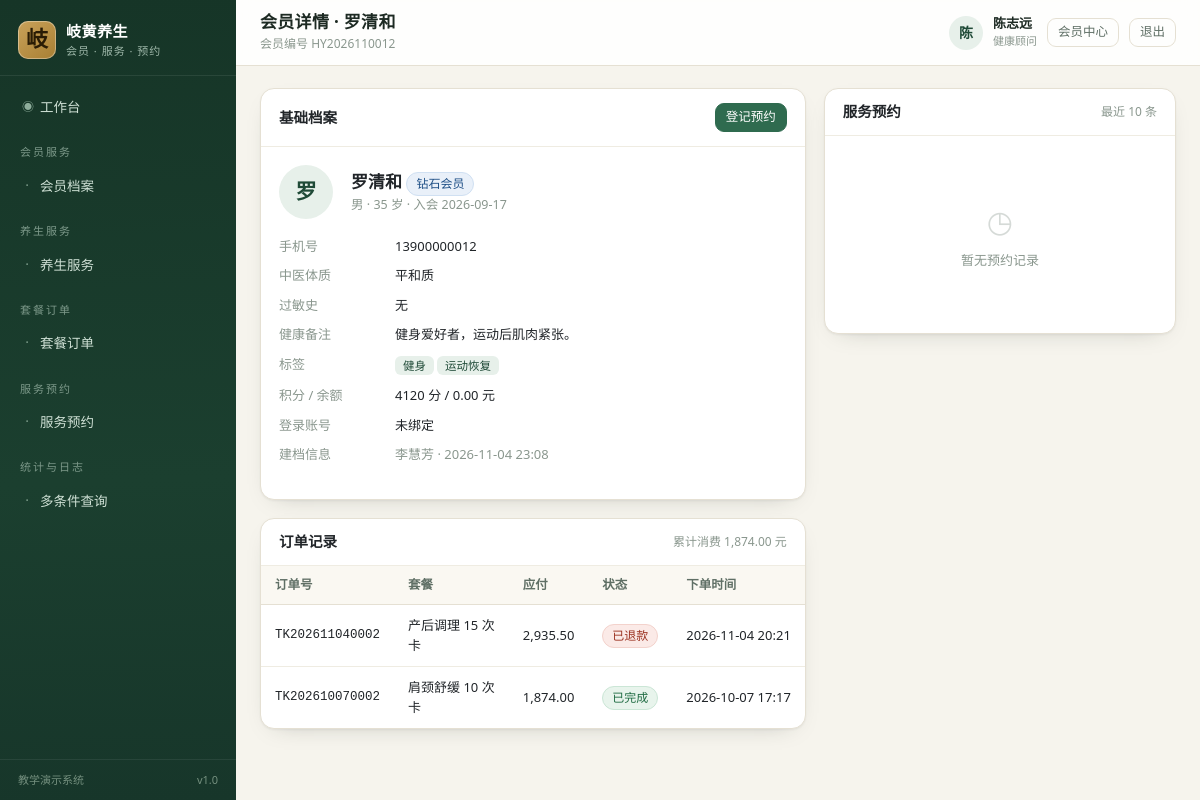
The page /accounts/members/24/ (signed in) on the database its author committed.
### core/models.py (models this page shows, shortened)
class Menu(models.Model):
    GROUP_CHOICES = [
        ("member", "会员服务"),
        ("service", "养生服务"),
        ("order", "套餐订单"),
        ("appointment", "服务预约"),
        ("report", "统计与日志"),
        ("system", "系统管理"),
    ]
    code = models.CharField("菜单编码", max_length=50, unique=True)
    name = models.CharField("菜单名称", max_length=50)
    url_name = models.CharField("路由名称", max_length=80)
    perm_codename = models.CharField("所需权限", max_length=100, blank=True,
                                     help_text="如 services.view_healthservice，留空表示登录即可访问")
    icon = models.CharField("图标", max_length=40, default="bi-circle")
    role_scope = models.CharField(
        "适用角色", max_length=120, blank=True,
        help_text="逗号分隔的角色编码（如 member,therapist），留空表示全部角色",
    )
    group = models.CharField("分组", max_length=20, choices=GROUP_CHOICES, default="service")
    sort_order = models.IntegerField("排序", default=0)
    is_active = models.BooleanField("启用", default=True)
    class Meta:
        verbose_name = "系统菜单"
        verbose_name_plural = "系统菜单"
        ordering = ["group", "sort_order", "id"]

### accounts/models.py (models this page shows, shortened)
class Member(models.Model):
    LEVEL_CHOICES = [
        ("bronze", "普通会员"),
        ("silver", "银卡会员"),
        ("gold", "金卡会员"),
        ("diamond", "钻石会员"),
    ]
    LEVEL_DISCOUNT = {"bronze": 1.00, "silver": 0.95, "gold": 0.90, "diamond": 0.85}
    GENDER_CHOICES = [("M", "男"), ("F", "女"), ("U", "未知")]
    member_no = models.CharField("会员编号", max_length=20, unique=True, db_index=True)
    user = models.OneToOneField(
        "accounts.User", verbose_name="登录账号", on_delete=models.SET_NULL,
        null=True, blank=True, related_name="member_profile",
    )
    name = models.CharField("会员姓名", max_length=30)
    gender = models.CharField("性别", max_length=1, choices=GENDER_CHOICES, default="U")
    birthday = models.DateField("出生日期", null=True, blank=True)
    phone = models.CharField("手机号", max_length=20, unique=True)
    level = models.CharField("会员等级", max_length=20, choices=LEVEL_CHOICES, default="bronze")
    points = models.IntegerField("积分", default=0)
    balance = models.DecimalField("账户余额", max_digits=10, decimal_places=2, default=0)
    constitution = models.CharField("中医体质", max_length=30, blank=True,
                                    help_text="如 平和质、气虚质、阳虚质、痰湿质等")
    health_notes = models.TextField("健康备注", blank=True)
    allergy = models.CharField("过敏史", max_length=120, blank=True)
    tags = models.CharField("标签", max_length=120, blank=True, help_text="逗号分隔，如 肩颈不适,睡眠差")
    join_date = models.DateField("入会日期", default=local_today)
    is_active = models.BooleanField("有效", default=True)
    remark = models.TextField("其他说明", blank=True)
    created_by = models.ForeignKey(
        "accounts.User", verbose_name="建档人", on_delete=models.SET_NULL,
        null=True, blank=True, related_name="created_members",
    )
    created_at = models.DateTimeField("创建时间", auto_now_add=True)
    updated_at = models.DateTimeField("更新时间", auto_now=True)
    class Meta:
        verbose_name = "会员档案"
        verbose_name_plural = "会员档案"
        ordering = ["-created_at"]
        indexes = [models.Index(fields=["level", "is_active"])]
    @property
    def age(self):
        if not self.birthday:
            return None
        today = local_today()
        return today.year - self.birthday.year - (
            (today.month, today.day) < (self.birthday.month, self.birthday.day)
        )
    @property
    def tag_list(self):
        return [t.strip() for t in self.tags.split(",") if t.strip()]

class User(AbstractUser):
    ROLE_CHOICES = [
        ("admin", "系统管理员"),
        ("service_manager", "服务主管"),
        ("order_clerk", "订单专员"),
        ("therapist", "健康顾问"),
        ("reporter", "报表专员"),
        ("member", "会员"),
    ]
    ROLE_GROUP_MAP = {
        "admin": "系统管理员",
        "service_manager": "服务主管",
        "order_clerk": "订单专员",
        "therapist": "健康顾问",
        "reporter": "报表专员",
        "member": "会员",
    }
    role = models.CharField("角色", max_length=30, choices=ROLE_CHOICES, default="member")
    display_name = models.CharField("姓名", max_length=30, blank=True)
    phone = models.CharField("联系电话", max_length=20, blank=True)
    last_login_ip = models.CharField("最近登录IP", max_length=45, blank=True)
    class Meta:
        verbose_name = "系统用户"
        verbose_name_plural = "系统用户"
        ordering = ["-date_joined"]
    @property
    def is_member(self):
        return self.role == "member"

### orders/models.py (models this page shows, shortened)
class Order(models.Model):
    STATUS_CHOICES = [
        ("pending", "待付款"),
        ("paid", "已付款"),
        ("servicing", "服务中"),
        ("completed", "已完成"),
        ("cancelled", "已取消"),
        ("refunded", "已退款"),
    ]
    STATUS_FLOW = {
        "pending": ["paid", "cancelled"],
        "paid": ["servicing", "refunded"],
        "servicing": ["completed", "refunded"],
        "completed": [],
        "cancelled": [],
        "refunded": [],
    }
    order_no = models.CharField("订单号", max_length=24, unique=True, db_index=True)
    member = models.ForeignKey("accounts.Member", verbose_name="会员", on_delete=models.PROTECT,
                               related_name="orders")
    package = models.ForeignKey(Package, verbose_name="套餐", on_delete=models.PROTECT, related_name="orders")
    quantity = models.IntegerField("购买数量", default=1)
    unit_price = models.DecimalField("单价(元)", max_digits=10, decimal_places=2, default=0)
    total_amount = models.DecimalField("明细合计(元)", max_digits=12, decimal_places=2, default=0)
    discount_amount = models.DecimalField("优惠金额(元)", max_digits=10, decimal_places=2, default=0)
    pay_amount = models.DecimalField("应付金额(元)", max_digits=12, decimal_places=2, default=0)
    status = models.CharField("订单状态", max_length=20, choices=STATUS_CHOICES, default="pending")
    salesperson = models.ForeignKey("accounts.User", verbose_name="销售顾问", on_delete=models.SET_NULL,
                                    null=True, blank=True, related_name="orders")
    remark = models.TextField("订单备注", blank=True)
    cancel_reason = models.CharField("取消/退款原因", max_length=200, blank=True)
    created_at = models.DateTimeField("下单时间", auto_now_add=True)
    updated_at = models.DateTimeField("更新时间", auto_now=True)
    paid_at = models.DateTimeField("付款时间", null=True, blank=True)
    completed_at = models.DateTimeField("完成时间", null=True, blank=True)
    class Meta:
        verbose_name = "套餐订单"
        verbose_name_plural = "套餐订单"
        ordering = ["-created_at"]
        permissions = [
            ("export_order", "导出套餐订单数据"),
            ("change_order_status", "变更订单状态"),
        ]
        indexes = [models.Index(fields=["status", "created_at"])]

class Package(models.Model):
    STATUS_CHOICES = [("on", "在售"), ("off", "停售")]
    code = models.CharField("套餐编码", max_length=20, unique=True)
    name = models.CharField("套餐名称", max_length=60)
    description = models.TextField("套餐说明", blank=True)
    price = models.DecimalField("套餐原价(元)", max_digits=10, decimal_places=2, default=0)
    member_price = models.DecimalField("会员价(元)", max_digits=10, decimal_places=2, default=0)
    valid_days = models.IntegerField("有效期(天)", default=365)
    status = models.CharField("状态", max_length=10, choices=STATUS_CHOICES, default="on")
    is_recommended = models.BooleanField("推荐套餐", default=False)
    created_at = models.DateTimeField("创建时间", auto_now_add=True)
    class Meta:
        verbose_name = "养生套餐"
        verbose_name_plural = "养生套餐"
        ordering = ["-is_recommended", "id"]

### accounts/views.py (the view)
# urls.py: path("members/<int:pk>/", views.MemberDetailView.as_view(), name="member_detail"),
class MemberDetailView(PermRequiredMixin, DetailView):
    model = Member
    template_name = "accounts/member_detail.html"
    permission_required = "accounts.view_member"
    context_object_name = "member"
    def get_context_data(self, **kwargs):
        ctx = super().get_context_data(**kwargs)
        ctx["orders"] = self.object.orders.select_related("package").order_by("-created_at")[:10]
        ctx["appointments"] = (
            self.object.appointments.select_related("service", "therapist").order_by("-appoint_date")[:10]
        )
        ctx["total_paid"] = sum(o.pay_amount for o in self.object.orders.filter(
            status__in=["paid", "servicing", "completed"]))
        return ctx

### core/context_processors.py (called while the page is built)
def navigation(request):
    user = getattr(request, "user", None)
    if user is None or not user.is_authenticated:
        return {"nav_groups": [], "nav_menus": []}
    role = getattr(user, "role", "")
    menus = []
    for menu in Menu.objects.filter(is_active=True):
        if menu.role_scope and role not in [r.strip() for r in menu.role_scope.split(",") if r.strip()]:
            continue
        if not menu.perm_codename or user.has_perm(menu.perm_codename):
            menus.append(menu)
    group_labels = dict(Menu.GROUP_CHOICES)
    groups = []
    for code, label in Menu.GROUP_CHOICES:
        items = [m for m in menus if m.group == code]
        if items:
            groups.append({"code": code, "label": group_labels.get(code, label), "items": items})
    return {"nav_groups": groups, "nav_menus": menus}

### core/templatetags/ui_tags.py (called while the page is built)
@register.filter
def badge(value):
    return BADGE_MAP.get(str(value), "secondary")

@register.filter
def money(value):
    try:
        return f"{float(value):,.2f}"
    except (TypeError, ValueError):
        return "0.00"

@register.simple_tag(takes_context=True)
def active_nav(context, url_name):
    request = context.get("request")
    if not request:
        return ""
    resolver = getattr(request, "resolver_match", None)
    if not resolver:
        return ""
    current = resolver.view_name or ""
    return "active" if current == url_name or current.startswith(url_name + "_") else ""

### core/timeutil.py (called while the page is built)
def local_today():
    now = timezone.now()
    if timezone.is_aware(now):
        return timezone.localtime(now).date()
    return now.date()

### templates/accounts/member_detail.html (shortened to what this page needs)
{% extends "base.html" %}
{% load ui_tags %}
{% block page_title %}会员详情 · {{ member.name }}{% endblock %}
{% block breadcrumb %}<div class="crumb">会员编号 {{ member.member_no }}</div>{% endblock %}
{% block content %}
<div class="detail-grid">
  <div>
    <div class="card">
      <div class="card-head">
        <h2>基础档案</h2>
        <div style="display:flex;gap:8px">
          {% if perms.appointments.add_appointment %}
            <a class="btn btn-sm btn-primary" href="{% url 'appointments:create' %}?member={{ member.pk }}">登记预约</a>
          {% endif %}
        </div>
      </div>
      <div class="card-body">
        <div style="display:flex;gap:18px;align-items:center;margin-bottom:18px;flex-wrap:wrap">
          <div class="avatar" style="width:54px;height:54px;font-size:21px">{{ member.name|slice:":1" }}</div>
          <div>
            <div style="font-size:17px;font-weight:650">
              {{ member.name }}
              <span class="badge-soft {{ member.level|badge }}">{{ member.get_level_display }}</span>
            </div>
            <div class="muted" style="font-size:12.5px">
              {{ member.get_gender_display }} · {% if member.age %}{{ member.age }} 岁{% else %}年龄未知{% endif %}
              · 入会 {{ member.join_date|date:"Y-m-d" }}
            </div>
          </div>
        </div>
        <dl class="dl">
          <dt>手机号</dt><dd class="num">{{ member.phone }}</dd>
          <dt>中医体质</dt><dd>{{ member.constitution|default:"未填写" }}</dd>
          <dt>过敏史</dt><dd>{{ member.allergy|default:"无" }}</dd>
          <dt>健康备注</dt><dd>{{ member.health_notes|default:"—"|linebreaksbr }}</dd>
          <dt>标签</dt>
          <dd>{% for t in member.tag_list %}<span class="tag">{{ t }}</span>{% empty %}—{% endfor %}</dd>
          <dt>积分 / 余额</dt><dd>{{ member.points }} 分 / {{ member.balance|money }} 元</dd>
          <dt>登录账号</dt><dd>{{ member.user.username|default:"未绑定" }}</dd>
          <dt>建档信息</dt>
          <dd class="muted">{{ member.created_by.display_name|default:"系统" }} · {{ member.created_at|date:"Y-m-d H:i" }}</dd>
        </dl>
      </div>
    </div>
    <div class="card">
      <div class="card-head"><h2>订单记录</h2><span class="sub">累计消费 {{ total_paid|money }} 元</span></div>
      <div class="card-body tight table-wrap">
        {% if orders %}
        <table class="data">
          <thead><tr><th>订单号</th><th>套餐</th><th>应付</th><th>状态</th><th>下单时间</th></tr></thead>
          <tbody>
            {% for o in orders %}
            <tr data-href="{% url 'orders:detail' o.pk %}">
              <td class="mono">{{ o.order_no }}</td>
              <td>{{ o.package.name }}</td>
              <td class="num">{{ o.pay_amount|money }}</td>
              <td><span class="badge-soft {{ o.status|badge }}">{{ o.get_status_display }}</span></td>
              <td class="nowrap">{{ o.created_at|date:"Y-m-d H:i" }}</td>
            </tr>
            {% endfor %}
          </tbody>
        </table>
        {% else %}
        <div class="empty"><span class="big">◇</span>暂无订单</div>
        {% endif %}
      </div>
    </div>
  </div>
  <div class="card">
    <div class="card-head"><h2>服务预约</h2><span class="sub">最近 10 条</span></div>
    <div class="card-body">
      {% if appointments %}
      <ul class="timeline">
        {% for a in appointments %}
        <li class="{% if forloop.first %}is-first{% endif %}">
          <div class="t-head">
            <a href="{% url 'appointments:detail' a.pk %}">{{ a.service.name }}</a>
            <span class="badge-soft {{ a.status|badge }}">{{ a.get_status_display }}</span>
          </div>
          <div class="t-time">{{ a.appoint_date|date:"Y-m-d" }} {{ a.appoint_time }}
            · {{ a.therapist.display_name|default:"未分配顾问" }}</div>
          {% if a.exception_note %}<div class="t-note">异常：{{ a.exception_note }}</div>{% endif %}
        </li>
        {% endfor %}
      </ul>
      {% else %}
      <div class="empty"><span class="big">◷</span>暂无预约记录</div>
      {% endif %}
    </div>
  </div>
</div>
{% endblock %}

### templates/base.html (shortened to what this page needs)
{% load static ui_tags %}<!DOCTYPE html>
<html lang="zh-CN">
<head>
  <link rel="stylesheet" href="{% static 'vendor/bootstrap.min.css' %}">
  <link rel="stylesheet" href="{% static 'css/app.css' %}">
</head>
<body>
<div class="layout">
  <aside class="sidebar" id="sidebar">
    <a class="brand" href="{% url 'dashboard' %}">
      <span class="brand-mark">岐</span>
      <span class="brand-text">
        <strong>岐黄养生</strong>
        <small>会员 · 服务 · 预约</small>
      </span>
    </a>
    <nav class="nav-list">
      {% if not user.is_member %}
      <a class="nav-item {% active_nav 'dashboard' %}" href="{% url 'dashboard' %}">
        <span class="nav-icon">◉</span> 工作台
      </a>
      {% endif %}
      {% for group in nav_groups %}
        <div class="nav-group">{{ group.label }}</div>
        {% for menu in group.items %}
          <a class="nav-item {% active_nav menu.url_name %}" href="{% url menu.url_name %}">
            <span class="nav-icon">·</span> {{ menu.name }}
          </a>
        {% endfor %}
      {% endfor %}
    </nav>
    <div class="sidebar-foot">
      <span>教学演示系统</span>
      <span class="ver">v1.0</span>
    </div>
  </aside>
  <div class="main">
    <header class="topbar">
      <div class="page-heading">
        <h1>{% block page_title %}工作台{% endblock %}</h1>
        {% block breadcrumb %}{% endblock %}
      </div>
      <div class="user-box">
        <span class="avatar">{{ user.display_name|default:user.username|slice:":1" }}</span>
        <span class="user-meta">
          <strong>{{ user.display_name|default:user.username }}</strong>
          <small>{{ user.get_role_display }}</small>
        </span>
        <a class="btn btn-sm btn-outline-secondary" href="{% url 'accounts:profile' %}">会员中心</a>
        <form method="post" action="{% url 'accounts:logout' %}" class="d-inline">
          <button class="btn btn-sm btn-outline-secondary" type="submit">退出</button>
        </form>
      </div>
    </header>
    <main class="content">
      {% block content %}{% endblock %}
    </main>
  </div>
</div>
</body>
</html>

### rows shown on the page
Menu: name "会员档案"
Menu: name "养生服务"
Menu: name "套餐订单"
Menu: name "服务预约"
Menu: name "多条件查询"
Member: name "罗清和", member_no "HY2026110012", name "罗", level "钻石会员", gender "男", age "35", join_date "2026-09-17", phone "13900000012", constitution "平和质", allergy "无", health_notes "健身爱好者，运动后肌肉紧张。", points "4120", balance "0.00", user.username "未绑定", created_by.display_name "李慧芳", created_at "2026-11-04 23:08"
User: display_name "陈", display_name "陈志远", role "健康顾问"
Order: order_no "TK202611040002", package.name "产后调理 15 次卡", pay_amount "2,935.50", status "已退款", created_at "2026-11-04 20:21"
Order: order_no "TK202610070002", package.name "肩颈舒缓 10 次卡", pay_amount "1,874.00", status "已完成", created_at "2026-10-07 17:17"

### other values the page prints
{{ group.label }} "会员服务" "养生服务" "套餐订单" "服务预约" "统计与日志"
{{ t }} "健身" "运动恢复"
{{ total_paid|money }} "1,874.00"
